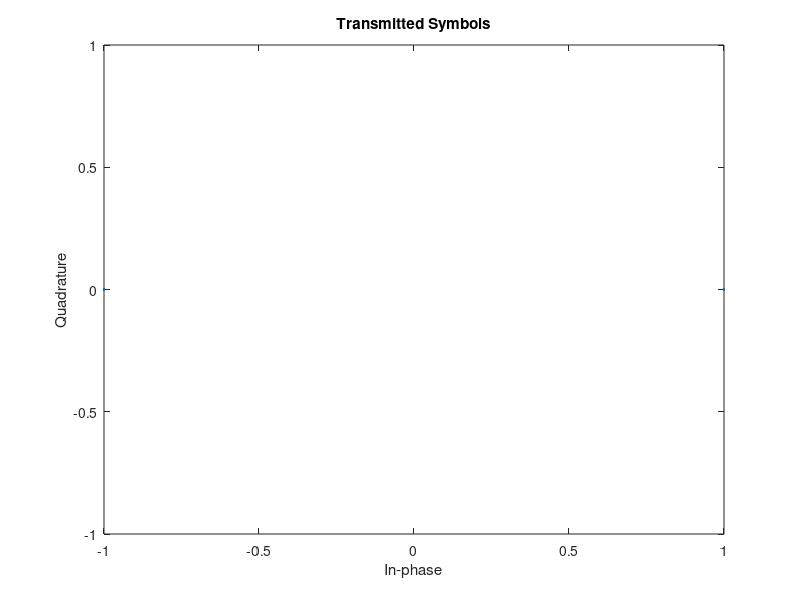
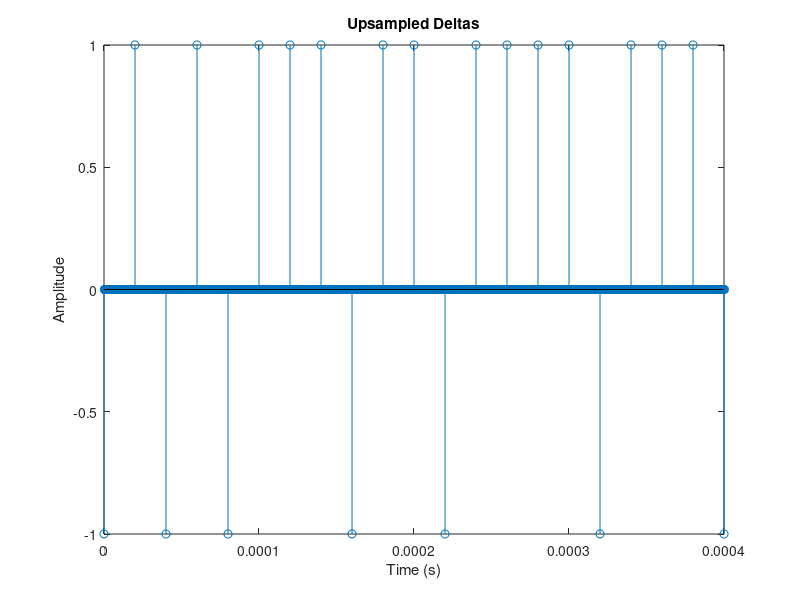

Recreate these plots in MATLAB, in order. (Note: this script raises an error after producing the figures.)
%% Simulation Setup

Fc = 1e6; % Carrier frequency in Hz
Fs = 4e6; % Sampling rate
Rs = 50e3; % Symbol rate in symbols/sec (baud)
B = 40e3; % Bandwidth

sps = Fs / Rs; % Number of samples per symbol
num_symbols = 296; % Number of symbols/bits to send
num_samples = num_symbols * sps; % Number of discrete samples

% Use these guys for plotting
t = linspace(0, num_symbols / Rs, num_samples); % Time variable
f = linspace(-Fs/2,Fs/2, num_samples); % Frequency variable

% Clear all previous figures before starting
close all;

%% Mapping Bits to Symbols

% Below are the bits for the binary message that we want to send

bits = [0 1 0 1 0 1 1 1 0 1 1 0 1 1 1 1 0 1 1 1 0 1 1 1 0 0 1 0 0 0 0 0 0 1,... 
        0 0 1 0 0 1 0 0 1 0 0 0 0 0 0 1 0 0 1 1 0 0 0 1 1 0 1 1 1 1 0 1 1 1,... 
        0 1 1 0 0 1 1 0 0 1 0 1 0 0 1 0 0 0 0 0 0 1 0 1 0 1 1 1 0 1 0 1 0 0,... 
        1 0 0 1 0 0 0 0 0 1 0 1 0 1 0 0 0 0 0 0 1 0 0 0 0 0 0 1 0 1 0 0 1 1,... 
        0 1 1 0 1 1 1 1 0 0 1 0 0 0 0 0 0 1 0 0 1 1 0 1 0 1 1 1 0 1 0 1 0 1,... 
        1 0 0 0 1 1 0 1 1 0 1 0 0 0 0 0 1 0 0 0 0 0 0 1 0 1 0 1 0 0 0 1 1 0,... 
        1 0 0 0 0 1 1 0 1 0 0 1 0 1 1 1 0 0 1 1 0 0 1 0 0 0 0 0 0 1 0 0 1 0,... 
        0 1 0 1 1 1 0 0 1 1 0 0 1 0 0 0 0 0 0 1 0 0 0 0 1 1 0 1 1 0 1 1 1 1,... 
        0 1 1 0 1 1 1 1 0 1 1 0 1 1 0 0 0 0 1 0 0 0 0 1];

% PSA: For the outlined steps in the starter code, each step may take one or
% many lines of code to implement. I only included the "symbols = ?" in the next
% step (and similarly for future steps) so that variable names are consistent
% among students for easier debugging.

% Also, I suggest commenting out all of the steps following your current
% one so you can actually run the code. The command to comment and
% uncomment blocks of code is Ctrl+R and Ctrl+T respectively

% TODO 1.1.1: Convert to BPSK Symbols (1's and -1's)

symbols = bits;
symbols(symbols == 0) = -1;

% Visualize BPSK Symbols in a Constellation Diagram
scatterplot(symbols);
title("Transmitted Symbols");

%% Represent Symbols as Time Shifted Deltas

% TODO 1.2.1: Use upsample to form a delta train
deltas = upsample(symbols, sps);

% Visualize Deltas (xlimited to only first ~20 symbols)
figure;
stem(t, deltas);
title("Upsampled Deltas");
xlabel('Time (s)');
ylabel('Amplitude');
xlim([0, 0.0004]);

%% Filter Deltas with Transmitter Filter

% TODO 1.3.1: Generate rectangular pulse shape filter
ps_filter = ones(1, sps);

% TODO 2.2: Replace the rect with an SRRC as the pulse shape filter 
beta = 0.5; % RRC rolloff factor
span = 5; % number of symbols for length of filter impulse response
ps_filter = rcosdesign(beta, span, sps, 'sqrt'); 

% TODO 1.3.2: Convolve the deltas with the rectangular window
transmited_baseband = conv(deltas, srrc, 'same'); 

% TODO 1.3.3: Visualize Transmitted Baseband Signal
figure;
plot(t, transmited_baseband);
title("Transmited Baseband Signal");
xlabel('Time (s)');
ylabel('Amplitude');
xlim([0, 0.0004]);

%% Modulate Baseband Signal to Passband

% TODO 1.4.1: Modulate the baseband signal to passband
complex_carrier = exp(-1i*2*pi*Fc*t);
analytic_signal = transmited_baseband .* complex_carrier;
transmitted_signal = real(analytic_signal);

% Plot the fft of the transmitted signal
figure;
plot(f, fftshift(abs(fft(transmitted_signal))));
title("FFT of Transmitted Signal");
xlabel('Frequency (Hz)');
ylabel('Magnitude');

% TODO 1.4.2: Visualize Transmitted Passband Signal 
% (From now on, you do the plotting!)
figure;
plot(t, transmitted_signal)
title("Transmited Passband Signal")
xlabel('Time (s)');
ylabel('Amplitude');
xlim([0, 0.0004]);

%% Transmit Through Wireless Channel

% TODO 2.1: Apply the channel bandlimit
s = tf('s'); % Generate the channel filter transfer function
Hc = B*s/(s^2 + s*B + Fc^2);
Hd = c2d(Hc, 1/Fs, 'tustin');
[a, b] = tfdata(Hd);

% Convert the continuous-time transfer function to discrete-time using Tustin method
Hd = c2d(Hc, 1/Fs, 'tustin');

% Generate Bode plots
figure;
bode(Hc);
title('Continuous-Time Transfer Function');

figure;
bode(Hd);
title('Discrete-Time Transfer Function');

filtered_signal = real(filter(a{:}, b{:}, transmitted_signal)); 

% TODO 1.5.1: Add some AWGN to the signal
snr = 20;
received_signal = awgn(filtered_signal, snr, 'measured');

% TODO 1.5.2: Plot the Corrupted Signal
figure;
plot(t, received_signal)
title("Received Corrupted Signal")
xlabel('Time (s)');
ylabel('Amplitude');
xlim([0, 0.0004]);

%% Demodulation

% TODO 1.6.1: Start demodulation by mixing the received signal by mixing with the sinusoids
I_ = 2 * received_signal .* cos(2*pi*Fc*t - pi/2);
Q_ = 2 * received_signal .* sin(2*pi*Fc*t - pi/2);

% Lowpass filter the previous results to get I and Q
I = lowpass(I_, 1.5e6, Fs);
Q = lowpass(Q_, 1.5e6, Fs);

% TODO 1.6.2: Plot the In Phase Component
figure;
plot(t, I)
title("Received In Phase Component")
xlabel('Time (s)');
ylabel('Amplitude');
xlim([0, 0.0004]);

%% Apply Receiver Impulse Response

% TODO 1.7.1: Combine I and Q components to construct the received baseband signal (I + jQ)
received_baseband = I + 1j * Q;

% TODO 1.7.2: Convolve the received baseband signal with the receiver filter
received_samples = conv(received_baseband, srrc, 'same'); % convolve deltas with srrc

%% Sample and Detect Symbols

% TODO 1.8.1: (Naively) sample the received signal at the symbol rate to get the received symbols
received_symbols = downsample(received_samples, sps);

% TODO 1.8.2: Visualize the received symbols in a constellation diagram (scatterplot)
scatterplot(received_symbols);
title("Received Symbols");

% TODO 1.8.3: Apply Thresholding to detect the symbols (turning them back to 1's and -1's)
received_symbols(received_symbols > 0) = 1;
received_symbols(received_symbols <= 0) = -1;

%% Map Symbols back to Bits

% TODO 1.9.1: Map the detected symbols back to bits (turn them back to 1's
% and 0's
detected_bits = received_symbols;
detected_bits(detected_bits == -1) = 0;

% Calculate Bit Error Rate
num_bit_errors = sum(detected_bits(1:length(bits)) ~= bits)
BER = 100 * num_bit_errors / length(bits)

%% Decode and Display Message

% If you have successfully decoded the message, you should see the message "Congrats! Simulation is complete"
s = string(detected_bits);
s = strjoin(s);
s = strrep(s, " ", "");
disp(s);
s_len = length(char(s))
inputString = char(s);
binaryString = inputString(1:end-mod(length(inputString),8));
binaryChunks = reshape(binaryString, 8, []).';
asciiChars = char(bin2dec(binaryChunks)).';
disp(asciiChars);
